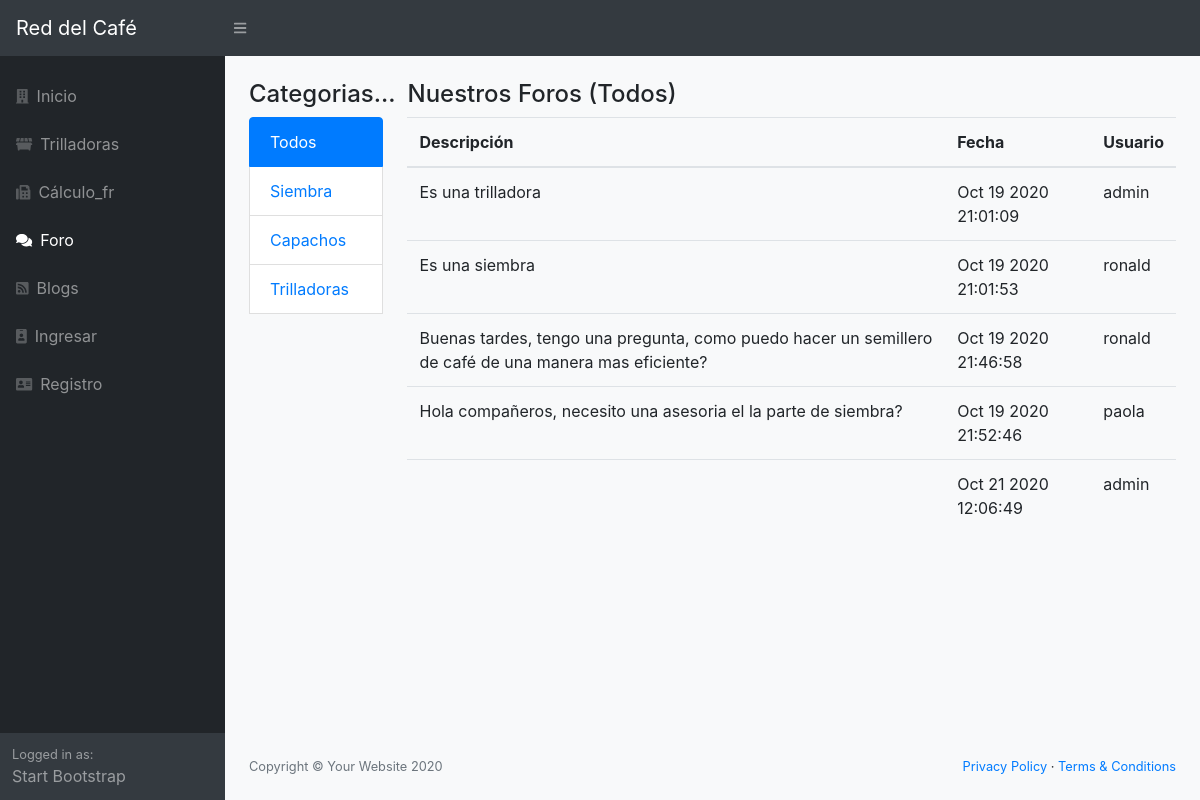
The app's page /foros, older data.
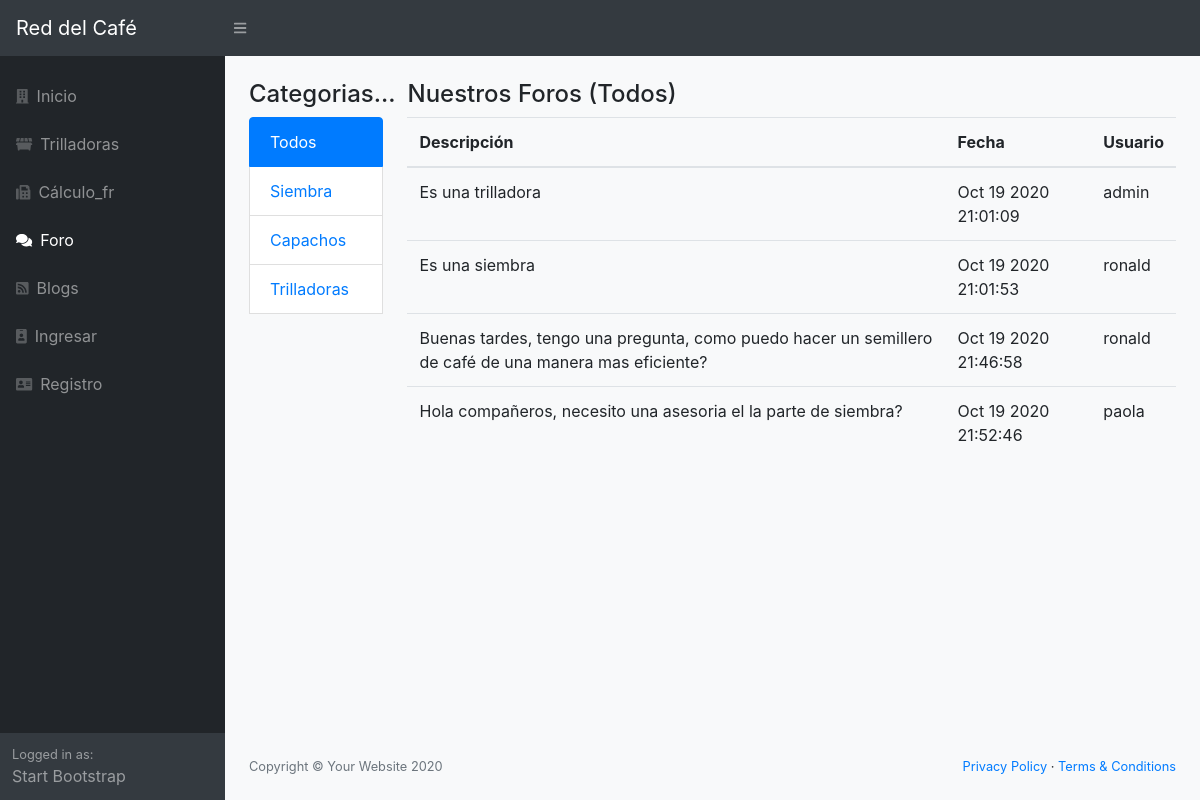
The same page, newer data.
### red/models.py (models this page shows, shortened)
class Titulos(db.Model):
    __tablename__ = 'titulos'
    id = Column(Integer, primary_key=True)
    nombre = Column(String(100))
    foros = relationship("Foros", cascade="all, delete-orphan",
                             backref="Titulos", lazy='dynamic')

class Foros(db.Model):
    __tablename__ = 'foros'
    id = Column(Integer, primary_key=True)
    descripcion = Column(String(255))
    created_at = db.Column(db.DateTime)
    UsuarioId = Column(Integer, ForeignKey('usuarios.id'), nullable=False)
    TituloId = Column(Integer, ForeignKey('titulos.id'), nullable=False)
    titulo = relationship("Titulos", backref="Foros")
    usuario = relationship("Usuarios", backref="Foros")
    def __repr__(self):
        return (u'<{self.__class__.__name__}: {self.id}>'.format(self=self))

class Usuarios(db.Model):
    __tablename__ = 'usuarios'
    id = Column(Integer, primary_key=True)
    username = Column(String(100), nullable=False)
    password_hash = Column(String(128), nullable=False)
    nombre = Column(String(200), nullable=False)
    email = Column(String(200), nullable=False)
    admin = Column(Boolean, default=False)
    @property
    def password(self):
        raise AttributeError('password is not a readable attribute')

### red/app.py (the view)
@app.route('/foros')
@app.route('/foros/<id>')
def foros(id='0'):
    from red.models import Foros, Titulos
    titulo = Titulos.query.get(id)
    if id == '0':
        foros = Foros.query.all()
    else:
        foros = Foros.query.filter_by(TituloId=id)
    titulos = Titulos.query.all()
    print(foros)
    return render_template("foros.html", foros=foros, titulos=titulos, titulo=titulo)

### red/templates/foros.html (shortened to what this page needs)
{% extends "base.html" %} {% block title %}Todo del Café{% endblock %} {% block body %}
<div class="container">
    <div class="row">
        <div class="col-md-2">
            <h4>Categorias...</h4>
            <div class="list-group">
                {% for tit in titulos %} {% if titulo.nombre==tit.nombre%}
                <a class="list-group-item active" href="{{url_for("foros",id=tit.id)}}">{{tit.nombre}}</a> {% else %}
                <a class="list-group-item" href="{{url_for("foros",id=tit.id)}}">{{tit.nombre}}</a> {% endif%} {% endfor %}
                <br/>
            </div>
            <br/>
        </div>
        <div class="col-md-10">
            <h4>Nuestros Foros ({{titulo.nombre}})</h4>
            <div class="panel panel-default">
                <table class="table">
                    <thead>
                        <th>Descripción</th>
                        <th>Fecha</th>
                        <th>Usuario</th>
                    </thead>
                    <tbody>
                        {% for frs in foros %}
                        <tr>
                            <td>{{frs.descripcion}}</td>
                            <td>{{frs.created_at.strftime("%b %d %Y %H:%M:%S")}}</td>
                            <td>{{frs.usuario.username}}</td>
                        </tr>
                        {% endfor %}
                    </tbody>
                </table>
            </div>
        </div>
    </div>
    {% endblock %}

### red/templates/base.html (shortened to what this page needs)
<!DOCTYPE html>
<html lang="en">
<head>
    <link rel="stylesheet" href="{{ url_for('static', filename='css/styles.css') }}">
    <link href="https://cdn.datatables.net/1.10.20/css/dataTables.bootstrap4.min.css" rel="stylesheet" />
</head>
<body class="sb-nav-fixed bg-light">
    <nav class="sb-topnav navbar navbar-expand navbar-dark bg-dark">
        <a class="navbar-brand" href="/">Red del Café</a>
        <button class="btn btn-link btn-sm order-1 order-lg-0" id="sidebarToggle" href="#"><i
              class="fas fa-bars"></i></button>
    </nav>
    <div id="layoutSidenav">
        <div id="layoutSidenav_nav">
            <nav class="sb-sidenav accordion sb-sidenav-dark" id="sidenavAccordion">
                <div class="sb-sidenav-menu">
                    <div class="nav">
                        <a class="nav-link mt-3" href="/">
                            <div class="sb-nav-link-icon"><i class="fas fa-building"></i></div>
                            Inicio
                        </a>
                        <a class="nav-link" href="/trilladoras">
                            <div class="sb-nav-link-icon"><i class="fas fa-dumpster"></i></div>
                            Trilladoras
                        </a>
                        <a class="nav-link" href="/calculo">
                            <div class="sb-nav-link-icon"><i class="fas fa-fax"></i></div>
                            Cálculo_fr
                        </a>
                        <a class="nav-link" href="/foros">
                            <div class="sb-nav-link-icon"><i class="fas fa-comments"></i></div>
                            Foro
                        </a>
                        <a class="nav-link" href="/blogs">
                            <div class="sb-nav-link-icon"><i class="fas fa-rss-square"></i></div>
                            Blogs
                        </a>
                        {% if current_user.is_authenticated %}
                        <a class="nav-link " href="/perfil/{{ current_user.username}}">
                            <div class="sb-nav-link-icon"><i class="fas fa-id-badge"></i></div>
                            Perfil</a>
                        <a class="nav-link" href="/logout">
                            <div class="sb-nav-link-icon"><i class="fas fa-address-card"></i></div>
                            {{ current_user.username}} (Salir)</a>
                        {% else %}
                        <a class="nav-link" href="/login">
                            <div class="sb-nav-link-icon"><i class="fas fa-id-badge"></i></div>
                            Ingresar</a>
                        <a class="nav-link" href="/registro">
                            <div class="sb-nav-link-icon"><i class="fas fa-address-card"></i></div>
                            Registro</a>
                        {% endif %}
                    </div>
                </div>
                <div class="sb-sidenav-footer">
                    <div class="small">Logged in as:</div>
                    Start Bootstrap
                </div>
            </nav>
        </div>
        <div id="layoutSidenav_content">
            <main class="pt-4">
                {% block body%} {% endblock %}
            </main>
            <footer class="py-4 bg-light mt-auto">
                <div class="container-fluid">
                    <div class="d-flex align-items-center justify-content-between small">
                        <div class="text-muted">Copyright &copy; Your Website 2020</div>
                        <div>
                            <a href="#">Privacy Policy</a> &middot;
                            <a href="#">Terms &amp; Conditions</a>
                        </div>
                    </div>
                </div>
            </footer>
        </div>
    </div>
</body>
</html>

Row changes from the older to the newer data that the page shows:
removed Foros: created_at "Oct 21 2020 12:06:49", usuario.username "admin"
